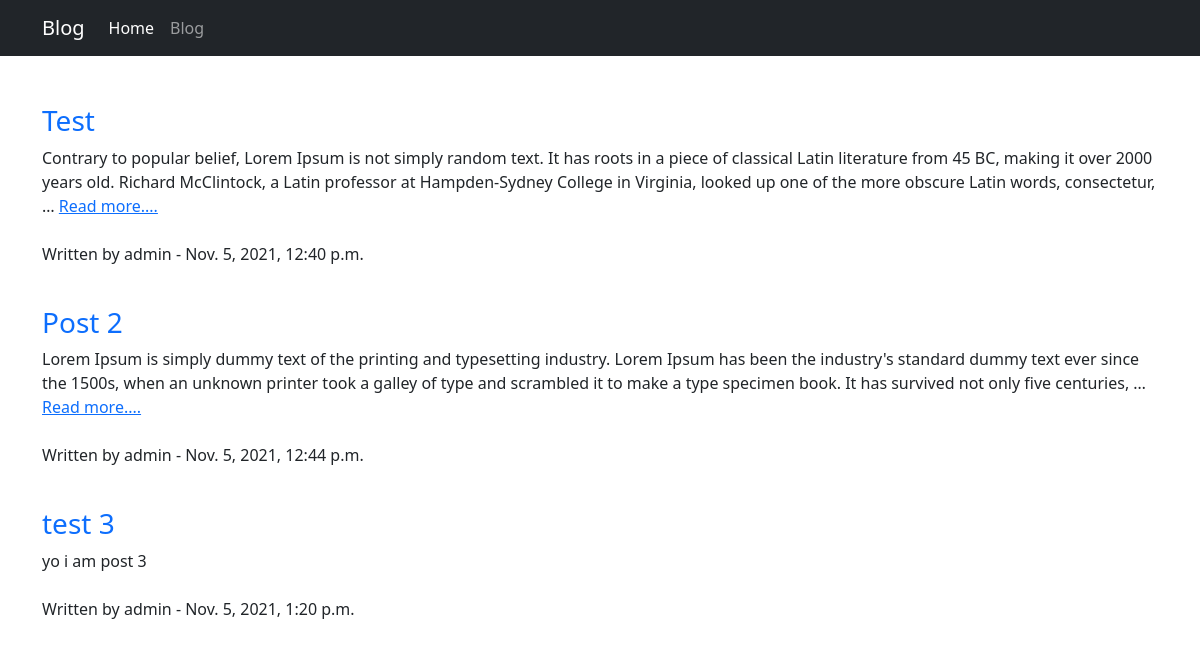
Screenshot of /blog/ with the database file from the repository.
### blog/models.py (models this page shows, shortened)
class Post (models.Model):
    class NewManager(models.Manager):
        def get_queryset(self):
            return super().get_queryset().filter(status='published')
    options = (
        ('draft', 'Draft'),
        ('published', 'Published')
    )
    title = models.CharField(max_length=250)
    slug = models.SlugField(max_length=250, unique_for_date='publish')
    publish = models.DateTimeField(default=timezone.now)
    author = models.ForeignKey(User, on_delete=models.CASCADE, related_name='blog_posts')
    content = models.TextField()
    status = models.CharField(max_length=10, choices=options, default='draft')
    objects = models.Manager()
    newManager = NewManager()
    def get_absolute_url(self):
        return reverse('blog:post_single', args=[self.slug])
    class Meta:
        ordering = ('publish',)

### blog/views.py (the view)
# urls.py: path('', views.home, name='homepage'),
def home(request):
    posts = Post.newManager.all()
    return render(request, 'index.html', {
        'posts': posts
    })

### blog/templates/index.html
{% include 'layouts/base.html' %}
{% block content %}
    <div class="container">
        <div class="row justify-content-md-center">
            <div>
                {% for post in posts %}
                    <div>
                        <a href="{{ post.get_absolute_url }}" class="text-decoration-none font-weight-bold">
                            <h3>{{ post.title }}</h3>
                        </a>
                    </div>
                    <div>
                        {% if post.content|length < 20 %}
                            {{ post.content|safe }}
                        {% else %}
                            {{ post.content|safe|truncatewords:50 }} <a href="{{ post.get_absolute_url }}">Read more....</a>
                        {% endif %}
                        <br>
                        <br>
                    <div>
                    <div>
                        <p class="font-weight-bold">Written by {{ post.author }} - {{ post.publish }}</p>
                    </div>
                    <br>
                {% endfor %}
            </div>
        </div>
    </div>
{% endblock  %}

### rows the page displays
Post: title "Test", content "Contrary to popular belief, Lorem Ipsum is not simply random text. It has roots in a piece of classical Latin literature from 45 BC, making it over 2000 years old. Richard McClintock, a Latin professor at Hampden-Sydney College in Virginia, looked up one of the more obscure Latin words, consectetur, …", author "admin", publish "Nov. 5, 2021, 12:40 p.m."
Post: title "Post 2", content "Lorem Ipsum is simply dummy text of the printing and typesetting industry. Lorem Ipsum has been the industry's standard dummy text ever since the 1500s, when an unknown printer took a galley of type and scrambled it to make a type specimen book. It has survived not only five centuries, …", author "admin", publish "Nov. 5, 2021, 12:44 p.m."
Post: title "test 3", content "yo i am post 3", author "admin", publish "Nov. 5, 2021, 1:20 p.m."
